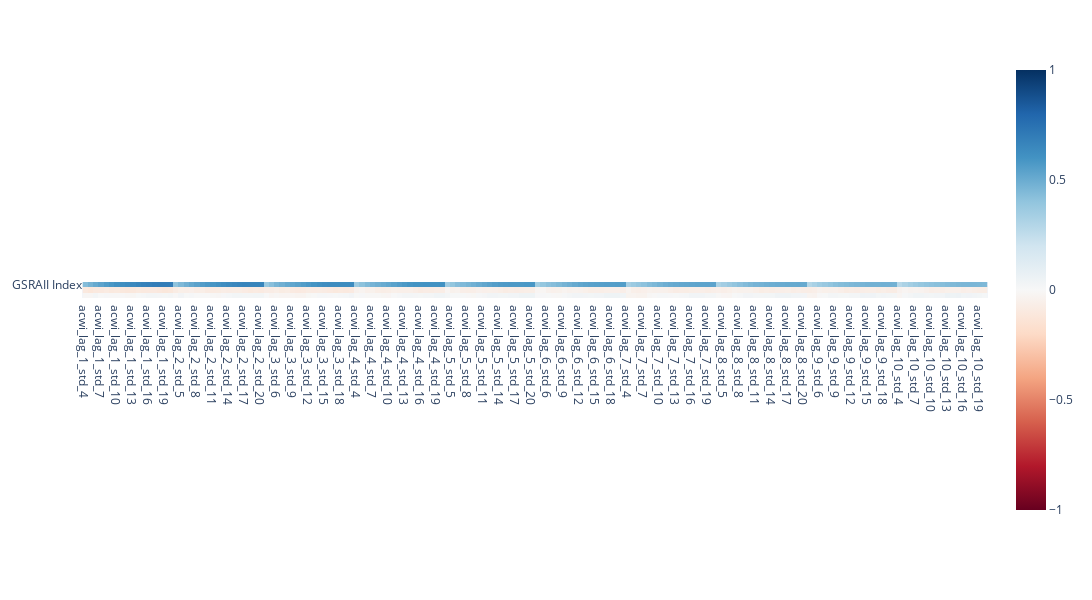

The cell this chart's notebook holds for it:
### Markdown cell above
# Analise desvio padrão

### Code cell
df_std = df_lag.copy()

cols_lag = [col for col in df_std.columns if 'lag' in col]

for lag in cols_lag:
    for i in range(4, 21):
        df_std[f'{lag}_std_{i}'] = df_std[f'{lag}'].rolling(i).mean()

mapa_calor(df_std.drop(columns=cols_lag))

### Figure 1 — Plotly figure (JSON) as saved in the notebook; plotly's stock layout.template omitted (floating-point values rounded to 4 significant figures; data arrays with more than 128 entries replaced by an {"elided": "..."} marker saying what was removed)
{"data": [{"coloraxis": "coloraxis", "hovertemplate": "x: %{x}<br>y: %{y}<br>color: %{z}<extra></extra>", "name": "0", "type": "heatmap", "x": {"elided": "170 str values"}, "xaxis": "x", "y": ["GSRAII Index", "GSRAII_diff", "acwi"], "yaxis": "y", "z": {"elided": "3x170 float values"}}], "layout": {"coloraxis": {"cmax": 1, "cmin": -1, "colorscale": [[0, "rgb(103,0,31)"], [0.1, "rgb(178,24,43)"], [0.2, "rgb(214,96,77)"], [0.3, "rgb(244,165,130)"], [0.4, "rgb(253,219,199)"], [0.5, "rgb(247,247,247)"], [0.6, "rgb(209,229,240)"], [0.7, "rgb(146,197,222)"], [0.8, "rgb(67,147,195)"], [0.9, "rgb(33,102,172)"], [1, "rgb(5,48,97)"]]}, "height": 600, "margin": {"t": 60}, "width": 6800, "xaxis": {"anchor": "y", "constrain": "domain", "domain": [0, 1], "scaleanchor": "y"}, "yaxis": {"anchor": "x", "autorange": "reversed", "constrain": "domain", "domain": [0, 1]}}}
